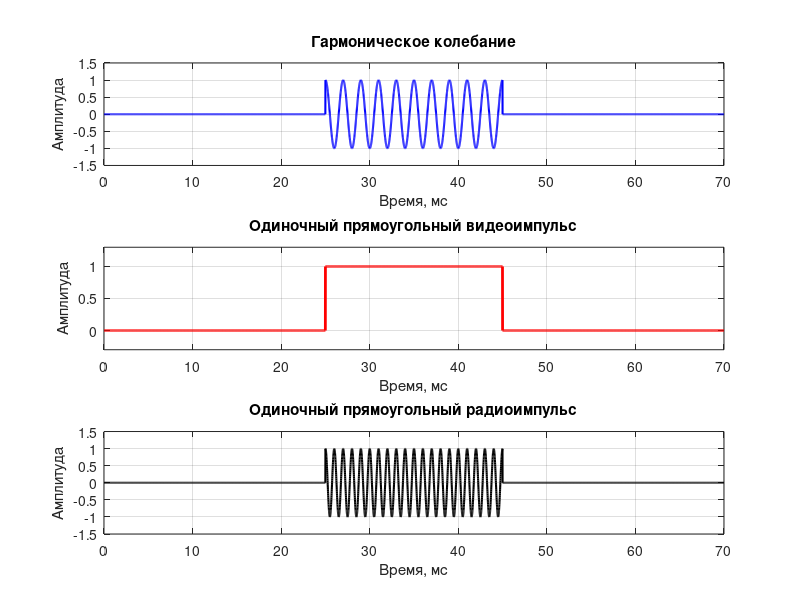

The MATLAB script that drew this image: (Note: this script raises an error after producing the figure.)
clc; clear; close all;

%% 1. Одиночные сигналы (пункт а)

% Параметры
T_total = 70e-3;      % общая длительность сигнала 70 мс
T_pulse = 20e-3;      % длительность импульса 20 мс
fs = 1e5;             % частота дискретизации 1 кГц (достаточно для низкочастотных сигналов)
t = 0:1/fs:T_total-1/fs;   % временная ось

% 1. Гармоническое колебание
f_harm = 500;   % частота гармоники 500 Гц
u_harm = zeros(size(t));
pulse_start_harm = (T_total - T_pulse)/2;  
pulse_end_harm = pulse_start_harm + T_pulse;    
harm_indices = t >= pulse_start_harm & t < pulse_end_harm;
u_harm(harm_indices) = cos(2*pi*f_harm*(t(harm_indices) - pulse_start_harm));

% 2. Одиночный прямоугольный видеоимпульс
u_video = zeros(size(t));
pulse_start = (T_total - T_pulse)/2;  
pulse_end = pulse_start + T_pulse;    
u_video(t >= pulse_start & t < pulse_end) = 1;

% 3. Одиночный прямоугольный радиоимпульс
f_radio = 1e3;     % 1 кГц     % частота радиоимпульса 1 кГц
u_radio = zeros(size(t));
idx = t >= pulse_start & t < pulse_end;
u_radio(idx) = cos(2*pi*f_radio*(t(idx) - pulse_start));

% Построение графиков
figure('Name','Одиночные сигналы');
subplot(3,1,1)
plot(t*1e3, u_harm, 'b','LineWidth',1.5)
title('Гармоническое колебание')
xlabel('Время, мс'); ylabel('Амплитуда'); grid on
xlim([0 T_total*1e3]); ylim([-1.5 1.5])

subplot(3,1,2)
plot(t*1e3, u_video, 'r','LineWidth',2)
title('Одиночный прямоугольный видеоимпульс')
xlabel('Время, мс'); ylabel('Амплитуда'); grid on
xlim([0 T_total*1e3]); ylim([-0.3 1.3])

subplot(3,1,3)
plot(t*1e3, u_radio, 'k','LineWidth',1.5)
title('Одиночный прямоугольный радиоимпульс')
xlabel('Время, мс'); ylabel('Амплитуда'); grid on
xlim([0 T_total*1e3]); ylim([-1.5 1.5])

%% 2. Пачка прямоугольных видео- и радиоимпульсов

T_total = 120e-3;       % общая длительность 120 мс
fs = 1e5;                % частота дискретизации 100 кГц
t = 0:1/fs:T_total;     

% Параметры импульсов
tau = 20e-3;             % длительность одного импульса 20 мс
Ts = 40e-3;              % период следования импульсов 40 мс
n_pulses = floor(T_total/Ts);
t_pulses = (0:n_pulses-1)*Ts;  % моменты появления импульсов

% 1. Несущее колебание
f_carrier = 50;         % частота несущей 50 Гц
u_carrier = cos(2*pi*f_carrier*t);

% 2. Пачка видеоимпульсов с pulstran
video_pulse = @(t) double(abs(t)<tau/2);
u_video = pulstran(t, t_pulses, video_pulse);

% 3. Пачка радиоимпульсов с pulstran
f_radio = 500; 
radio_pulse = @(t) cos(2*pi*f_radio*t) .* (abs(t)<tau/2);
u_radio = pulstran(t, t_pulses, radio_pulse);

% Построение графиков
figure('Name','Пачка видео- и радиоимпульсов');
subplot(3,1,1)
plot(t*1e3, u_carrier, 'b','LineWidth',1.5)
title('Несущее колебание'); xlabel('Время, мс'); ylabel('Амплитуда'); grid on
xlim([0 120]); ylim([-1.2 1.2])

subplot(3,1,2)
plot(t*1e3, u_video, 'r','LineWidth',1.5)
title('Пачка видеоимпульсов'); xlabel('Время, мс'); ylabel('Амплитуда'); grid on
xlim([0 120]); ylim([-0.2 1.2])

subplot(3,1,3)
plot(t*1e3, u_radio, 'g','LineWidth',1.5)
title('Пачка радиоимпульсов'); xlabel('Время, мс'); ylabel('Амплитуда'); grid on
xlim([0 120]); ylim([-1.2 1.2])


%% 3. Одиночный ФКМ импульс (М-последовательность, код Баркера)

% Параметры
tau_imp = 0.002; % Длительность импульса 2 мс
f_car = 500; 
f_diskr = 1e5; % Частота дискретизации 100 кГц
step_d = 1/f_diskr; 
time_of_modeling = 0:step_d:tau_imp;
ampl = 1;

% Несущее колебание
Car_of_imp = ampl * sin(2*pi*f_car.*time_of_modeling);

% Генерация М-последовательности
function PSP = function_test()
    v = [-1 -1 -1 -1 -1 -1 -1 -1 -1];
    for i = 1:511
        PSP(i) = v(7);
        f = v(5) * v(9);
        v(2:9) = v(1:8);
        v(1) = f;
    end
    PSP = -PSP;
end

M_sequence = function_test();
n_Mcode = length(M_sequence);
t_M = tau_imp / n_Mcode;

% Формирование ФКМ сигнала с М-последовательностью
M_code = zeros(1, length(time_of_modeling));
M_model = ones(1, length(time_of_modeling));
counter = 1;
for i = 1:length(time_of_modeling)
    if time_of_modeling(i) <= tau_imp
        if time_of_modeling(i) >= t_M * counter
            if counter < n_Mcode
                counter = counter + 1;
            end
        end
        phase_shift = (1 - M_sequence(counter)) * pi/2; % 0 или π
        M_code(i) = ampl * sin(2*pi*f_car*time_of_modeling(i) + phase_shift);
        M_model(i) = M_sequence(counter);
    else
        M_code(i) = Car_of_imp(i);
        M_model(i) = 1;
    end
end       
% Код Баркера длиной 13
Bbase_code = [1 1 1 1 1 -1 -1 1 1 -1 1 -1 1];
t_bark = tau_imp / length(Bbase_code);
Barker_code = zeros(1, length(time_of_modeling));
Barker_model = ones(1, length(time_of_modeling));
counter = 1;
for i = 1:length(time_of_modeling)
    if time_of_modeling(i) <= tau_imp
        if time_of_modeling(i) >= t_bark * counter
            if counter < length(Bbase_code)
                counter = counter + 1;
            end
        end
        phase_shift = (1 - Bbase_code(counter)) * pi/2; % 0 или π
        Barker_code(i) = ampl * sin(2*pi*f_car*time_of_modeling(i) + phase_shift);
        Barker_model(i) = Bbase_code(counter);
    else
        Barker_code(i) = Car_of_imp(i);
        Barker_model(i) = 1;
    end
end

% Построение графиков ФКМ сигналов
figure('Name','ФКМ сигналы');
subplot(3,2,1); plot(time_of_modeling, Car_of_imp,'LineWidth',1.5); title('Несущее колебание'); grid on;
subplot(3,2,3); plot(time_of_modeling, M_model,'LineWidth',1.5); title('М-последовательность'); grid on;
subplot(3,2,5); plot(time_of_modeling, M_code,'LineWidth',1.5); title('ФКМ с М-последовательностью'); grid on;
subplot(3,2,2); plot(time_of_modeling, Car_of_imp,'LineWidth',1.5); title('Несущее колебание'); grid on;
subplot(3,2,4); plot(time_of_modeling, Barker_model,'LineWidth',2); title('Код Баркера'); grid on;
subplot(3,2,6); plot(time_of_modeling, Barker_code,'LineWidth',1.5); title('ФКМ с кодом Баркера'); grid on;


%% 4. ЛЧМ импульс

% Параметры ЛЧМ сигнала
f0 = 1000;              % Начальная частота, Гц
f1 = 5000;              % Конечная частота, Гц
T = tau_imp;             % Длительность равна длительности ФКМ импульса
k = (f1 - f0)/T;        % Градиент частоты
Lchm_sign = cos(2*pi*(f0*time_of_modeling + 0.5*k*time_of_modeling.^2));

% Построение графиков ЛЧМ сигнала
figure(4); % ЛЧМ сигнал
subplot(2,1,1) 
plot(time_of_modeling, Car_of_imp, 'LineWidth', 1.5); % График несущей
grid on;
xlabel('Время, с'); ylabel('Амплитуда');
title('График несущей сигнала');
axis([0 max(time_of_modeling) -1.2 1.2])

subplot(2,1,2) 
plot(time_of_modeling, Lchm_sign, 'LineWidth', 1.5); % График ЛЧМ
grid on;
xlabel('Время, с'); ylabel('Амплитуда');
title('График одиночного импульса ЛЧМ сигнала');
axis([0 max(time_of_modeling) -1.2 1.2])
% Код Баркера
% Параметры сигнала
tau_imp = 0.02; % Длительность импульса 20 мс
f_car = 500; % Несущая частота 500 Гц
f_diskr = 10e4; % Частота дискретизации 100 кГц
step_d = 1/f_diskr; % Шаг дискретизации
ampl = 1; % Амплитуда

time_of_modeling = 0:step_d:0.12; % 120 мс
t = time_of_modeling;

% Несущее колебание
u_carrier = ampl * sin(2*pi*f_car.*t);

% Код Баркера длиной 13 + нули после окончания
Bbase_code = [1, 1, 1, 1, 1, -1, -1, 1, 1, -1, 1, -1, 1];
% Добавляем нули после кода Баркера
extended_code = [Bbase_code, 0, 0, 0, 0, 0]; % 5 нулей после кода

t_symbol = tau_imp / length(Bbase_code); % Длительность одного символа Баркера
total_symbols = length(extended_code); % Общее количество символов

% Формирование модулирующей функции (с нулями после кода Баркера)
Barker_model = zeros(1, length(t));
for i = 1:length(t)
    symbol_index = min(floor(t(i) / t_symbol) + 1, total_symbols);
    if symbol_index <= total_symbols
        Barker_model(i) = extended_code(symbol_index);
    else
        Barker_model(i) = 0; % После всех символов - ноль
    end
end

% Формирование ФКМ сигнала с возвратом к несущей при нуле
Barker_code = zeros(1, length(t));
for i = 1:length(t)
    if Barker_model(i) == -1
        Barker_code(i) = -u_carrier(i); % Сдвиг фазы на 180°
    elseif Barker_model(i) == 0
        Barker_code(i) = 0; % НУЛЬ после окончания кода Баркера
    else
        Barker_code(i) = u_carrier(i); % Фаза без изменений
    end
end

% Построение графиков
figure('Name','ФКМ сигнал с кодом Баркера (исправленный)');
subplot(3,1,1)
plot(t*1e3, u_carrier, 'b','LineWidth',1.5)
title('Несущее колебание (500 Гц)'); 
xlabel('Время, мс'); ylabel('Амплитуда'); grid on
xlim([0 120]); ylim([-1.2 1.2])

subplot(3,1,2)
stairs(t*1e3, Barker_model, 'r','LineWidth',2)
title('Модулирующая функция (код Баркера N=13 + нули)'); 
xlabel('Время, мс'); ylabel('Амплитуда'); grid on
xlim([0 120]); ylim([-1.5 1.5])
yticks([-1, 0, 1])
yticklabels({'-1', '0', '1'})

subplot(3,1,3)
plot(t*1e3, Barker_code, 'g','LineWidth',1.5)
title('ФКМ сигнал (фазовая манипуляция с возвратом в ноль)'); 
xlabel('Время, мс'); ylabel('Амплитуда'); grid on
xlim([0 120]); ylim([-1.2 1.2])

% Добавляем вертикальные линии для наглядности переключений фаз
hold on
for i = 1:length(extended_code)
    x_line = (i-1) * t_symbol * 1e3;
    if extended_code(i) == -1
        plot([x_line x_line], [-1.2 1.2], 'r:', 'LineWidth', 0.5, 'Color', [1 0 0 0.3])
    elseif extended_code(i) == 0
        plot([x_line x_line], [-1.2 1.2], 'k:', 'LineWidth', 1, 'Color', [0 0 0 0.5])
    else
        plot([x_line x_line], [-1.2 1.2], 'b:', 'LineWidth', 0.5, 'Color', [0 0 1 0.3])
    end
end
hold off

% Вывод информации о сигнале
fprintf('\n=== Параметры исправленного ФКМ сигнала ===\n');
fprintf('Длительность импульса: %.0f мс\n', tau_imp*1000);
fprintf('Несущая частота: %.0f Гц\n', f_car);
fprintf('Длина кода Баркера: %d символов\n', length(Bbase_code));
fprintf('Добавлено нулей после кода: %d\n', length(extended_code) - length(Bbase_code));
fprintf('Длительность символа: %.3f мс\n', t_symbol*1000);
fprintf('Полный код: [');
for i = 1:length(extended_code)
    if extended_code(i) == 1
        fprintf('+1 ');
    elseif extended_code(i) == -1
        fprintf('-1 ');
    else
        fprintf(' 0 ');
    end
end
fprintf(']\n');
% Спектр гармонического сигнала
N_harm = 2^nextpow2(length(u_harm));
spec_harmo = fft(u_harm, N_harm);
amp_harmo = abs(spec_harmo) ./ length(u_harm); % Нормировка на длину сигнала!

% Построение графика спектра гармонического колебания
figure(6);
fs = 1e5;
F_range = (0:N_harm/2-1) * (fs/N_harm);

plot(F_range, amp_harmo(1:N_harm/2), 'LineWidth', 2, 'Color', 'blue');
title('Спектр гармонического сигнала', 'FontSize', 14, 'FontWeight', 'bold');
xlabel('Частота, Гц', 'FontSize', 12);
ylabel('Амплитуда', 'FontSize', 12);
grid on;

% Умное центрирование вокруг частоты сигнала
[peak_amp, peak_idx] = max(amp_harmo(1:N_harm/2));
peak_freq = F_range(peak_idx);

% Центрируем вокруг пика с запасом ±25%
f_span = peak_freq * 0.25;
xlim([peak_freq - f_span, peak_freq + f_span]);
ylim([0, peak_amp * 1.1]);

% Вывод информации в командное окно
fprintf('\n=== СПЕКТРАЛЬНЫЙ АНАЛИЗ ГАРМОНИЧЕСКОГО СИГНАЛА ===\n');
fprintf('Расчетная частота: %.2f МГц\n', f_harm/1e6);
fprintf('Фактическая частота пика: %.2f МГц\n', peak_freq/1e6);
fprintf('Амплитуда пика: %.6f\n', peak_amp);
fprintf('Отклонение: %.4f%%\n', abs(peak_freq - f_harm)/f_harm * 100);
fprintf('Частотное разрешение: %.2f кГц\n', fs/N_harm/1000);

%% Аналогично для других сигналов

%% Спектр прямоугольного видеоимпульса
T_total = 0.07;      % общая длительность сигнала 70 мс
T_pulse = 0.02;      % длительность импульса 20 мс
fs = 1e5;            % частота дискретизации 100 кГц
t = 0:1/fs:T_total-1/fs;   % временная ось

% Формирование видеоимпульса
u_video = zeros(size(t));
pulse_start = (T_total - T_pulse)/2;  
pulse_end = pulse_start + T_pulse;    
u_video(t >= pulse_start & t < pulse_end) = 1;

% Расчет спектра
N_video = 2^nextpow2(length(u_video)); 
spec_video = fft(u_video, N_video);
amp_video = abs(spec_video) ./ length(u_video); % нормировка на длину сигнала
amp_video_shifted = fftshift(amp_video);

% Ось частот
F_range_video = (-N_video/2:N_video/2-1) * (fs/N_video);

% Построение спектра
figure;
plot(F_range_video/1e3, amp_video_shifted, 'b', 'LineWidth', 2);
title('спектр видеоимпульса', 'FontSize', 14, 'FontWeight', 'bold');
xlabel('f, Гц', 'FontSize', 12);
ylabel('A', 'FontSize', 12);
grid on;

% Диапазон, как на изображении
xlim([-5/T_pulse 5/T_pulse]); % ±5 главных лепестков
ylim([0 max(amp_video_shifted)*1.1]);

%% Спектр прямоугольного радиоимпульса (симметрия относительно 500 Гц)
% Параметры
tau_imp = 0.02; % Время одного импульса
n_rep = 3; % Число повторений импульса
q = 2; % Скважность импульса
T_imp = q*tau_imp; % Период импульса
f_diskr = 10e4; % Частота дискретизации
step_d = 1/f_diskr; % Шаг дискретизации
f_car = 500; % Несущая частота
time_of_modeling = 0:step_d:n_rep*T_imp; % Время моделирования
Periods = 0:T_imp:n_rep*T_imp; % Массив начал периодов
ampl = 1; % Амплитуда несущей

% Функции моделируемых сигналов
Car_of_imp = sin(2*pi*f_car.*time_of_modeling); % Функция несущей
Video_imp = ampl*rectpuls(time_of_modeling, q*tau_imp); % Функция видеоимпульса
Radio_imp = Video_imp.*Car_of_imp; % Функция радиоимпульса
n_count_for_fft = 2^nextpow2(length(time_of_modeling));
L = max(time_of_modeling)*f_diskr;
fft_rad_imp = fft(Radio_imp, n_count_for_fft); % БПФ для радиоимпульса
fft_rad_imp = fft_rad_imp(1:n_count_for_fft/2); % Отсечение половины частот
Real_fft_rad_imp = real(fft_rad_imp); % Получение действительная части
Imagine_fft_rad_imp = imag(fft_rad_imp); % Получение мнимой части
Ampl_fft_rad_imp = abs(fft_rad_imp)/L; % Получение модулей комплексных чисел
Frequencies = (0:n_count_for_fft-1)*f_diskr/n_count_for_fft; % Получение частоты
Frequencies = Frequencies(1:n_count_for_fft/2); % Отсечение половины частот
figure(8);
subplot(2, 1, 1);
plot(Frequencies, Ampl_fft_rad_imp);
xlabel('Частота, Гц'); ylabel('Амплитуда');
title('График амплитудного спектра радиоимпульса');
axis([0 2*f_car -0.2*max(Ampl_fft_rad_imp) 1.2*max(Ampl_fft_rad_imp)]);


% Пачка прямоугольных видео и радиоимпульсов
T_total = 120e-3;       % общая длительность 120 мс
fs = 1e5;                % частота дискретизации 100 кГц
t = 0:1/fs:T_total;     

% Параметры импульсов
tau = 20e-3;             % длительность одного импульса 20 мс
Ts = 40e-3;              % период следования импульсов 40 мс
n_pulses = floor(T_total/Ts);
t_pulses = (0:n_pulses-1)*Ts;  % моменты появления импульсов

% 1. Несущее колебание
f_carrier = 500;         % частота несущей 500 Гц
u_carrier = cos(2*pi*f_carrier*t);

% 2. Пачка видеоимпульсов 
video_pulse = @(t) double(abs(t)<tau/2);
u_video = pulstran(t, t_pulses, video_pulse);
N_video_pack = 2^nextpow2(length(u_video));
spec_video_pack = fft(u_video, N_video_pack);
amp_video_pack = abs(spec_video_pack) ./ N_video_pack;
amp_video_pack_shifted = fftshift(amp_video_pack);

F_range_video_pack = (-N_video_pack/2:N_video_pack/2-1) * (fs/N_video_pack);

figure(9);
plot(F_range_video_pack, amp_video_pack_shifted, 'LineWidth', 2, 'Color', 'magenta');
title('Спектр пачки прямоугольных видеоимпульсов', 'FontSize', 14, 'FontWeight', 'bold');
xlabel('Частота, Гц', 'FontSize', 12);
ylabel('Амплитуда', 'FontSize', 12);
grid on;

% Покажем низкие частоты (основной лепесток)
xlim([-500, 500]);
fprintf('\n=== СПЕКТР ПАЧКИ ВИДЕОИМПУЛЬСОВ ===\n');
fprintf('Период следования импульсов: %.1f мс\n', Ts*1e3);
fprintf('Длительность импульса: %.1f мс\n', tau*1e3);
fprintf('Теоретическая частота повторения импульсов: %.1f Гц\n', 1/Ts);
fprintf('Главный лепесток около 0 Гц (видеоимпульсы)\n');


% Пачка прямоугольных радиоимпульсов
f_radio = 500; 
radio_pulse = @(t) cos(2*pi*f_radio*t) .* (abs(t)<tau/2);
u_radio = pulstran(t, t_pulses, radio_pulse);
N_radio_pack = 2^nextpow2(length(u_radio));
spec_radio_pack = fft(u_radio, N_radio_pack);
amp_radio_pack = abs(spec_radio_pack) ./ N_radio_pack;

F_range_radio_pack = (0:N_radio_pack/2-1) * (fs/N_radio_pack);

figure(10);
plot(F_range_radio_pack, amp_radio_pack(1:N_radio_pack/2), 'LineWidth', 2, 'Color', 'green');
title('Спектр пачки прямоугольных радиоимпульсов', 'FontSize', 14, 'FontWeight', 'bold');
xlabel('Частота, Гц', 'FontSize', 12);
ylabel('Амплитуда', 'FontSize', 12);
grid on;

% Поиск пика несущей частоты
[peak_amp_pack, peak_idx_pack] = max(amp_radio_pack(1:N_radio_pack/2));
peak_freq_pack = F_range_radio_pack(peak_idx_pack);

% Окно вокруг несущей
f_span_pack = 200; % +/- 200 Гц достаточно, т.к. несущая = 500 Гц
xlim([f_radio - f_span_pack, f_radio + f_span_pack]);
ylim([0, peak_amp_pack*1.1]);

fprintf('\n=== СПЕКТР ПАЧКИ РАДИОИМПУЛЬСОВ ===\n');
fprintf('Несущая частота: %.1f Гц\n', f_radio);
fprintf('Период повторения импульсов: %.1f мс\n', Ts*1e3);
fprintf('Длительность импульса: %.1f мс\n', tau*1e3);
fprintf('Фактическая несущая в спектре: %.2f Гц\n', peak_freq_pack);
fprintf('Частотное разрешение: %.3f Гц\n', fs/N_radio_pack);




%% Создание сводной таблицы спектральных характеристик
fprintf('\n=== СВОДНАЯ ТАБЛИЦА СПЕКТРАЛЬНЫХ ХАРАКТЕРИСТИК ===\n');
fprintf('%-25s %-12s %-12s %-15s\n', 'Сигнал', 'Частота, МГц', 'Амплитуда', 'Отклонение');
fprintf('%-25s %-12.2f %-12.6f %-15s\n', 'Гармонический', peak_freq/1e6, peak_amp, ...
    sprintf('%.4f%%', abs(peak_freq - f_harm)/f_harm * 100));
fprintf('%-25s %-12s %-12.6f %-15s\n', 'Видеоимпульс', 'DC', max(amp_video), 'N/A');
%% ===========================================================
%% 6. Фазовые спектры всех сигналов
%% ===========================================================

%% Фазовый спектр гармонического сигнала 
fs = 1e5;
N_harm = length(spec_harmo);
F_phase_harmo = (-N_harm/2:N_harm/2-1) * (fs/N_harm);

% Расчет фазы
phase_harmo = angle(spec_harmo);
phase_harmo_shifted = fftshift(phase_harmo);

% Построение графика
figure(11);
plot(F_phase_harmo, phase_harmo_shifted, 'LineWidth', 1.5, 'Color', 'b');
title('Фазовый спектр гармонического сигнала', 'FontSize', 14, 'FontWeight', 'bold');
xlabel('Частота, Гц', 'FontSize', 12);
ylabel('Фаза, рад', 'FontSize', 12);
grid on;

% Умное центрирование вокруг частоты сигнала
[~, peak_idx] = max(abs(spec_harmo));
peak_freq_shifted = F_phase_harmo(peak_idx);
f_span = 2e2; % ±0.2 кГц вокруг пика

xlim([peak_freq_shifted - f_span, peak_freq_shifted + f_span]);
ylim([-pi pi]);


%% Фазовый спектр прямоугольного видеоимпульса 
fs = 1e5;

N_video = length(u_video);
spec_video = fft(u_video);
F_phase_video = (-N_video/2:N_video/2-1) * (fs/N_video);

phase_video = angle(spec_video);
phase_video_shifted = fftshift(phase_video);

figure(12);
plot(F_phase_video/1e3, phase_video_shifted, 'LineWidth', 2, 'Color', 'r');
title('Фазовый спектр прямоугольного видеоимпульса', 'FontSize', 14, 'FontWeight', 'bold');
xlabel('Частота, кГц', 'FontSize', 12);
ylabel('Фаза, рад', 'FontSize', 12);
grid on;

xlim([-2, 2]); 
ylim([-pi, pi]);

Phase_rad_imp = atan2(Imagine_fft_rad_imp, Real_fft_rad_imp);
figure(13);
subplot(2, 1, 2);
plot(Frequencies, Phase_rad_imp);
xlabel('Частота, Гц'); ylabel('Фаза');
title('График фазового спектра радиоимпульса');
axis([0 2*f_car -pi-0.5 pi+0.5]);


% --- Фазовый спектр пачки прямоугольных видеоимпульсов ---
phase_video_pack = angle(spec_video_pack);
phase_video_pack_shifted = fftshift(phase_video_pack);

figure(14);
plot(F_range_video_pack, phase_video_pack_shifted, 'LineWidth', 1.5, 'Color', 'm');
title('Фазовый спектр пачки прямоугольных видеоимпульсов', 'FontSize', 14, 'FontWeight', 'bold');
xlabel('Частота, Гц', 'FontSize', 12);
ylabel('Фаза, рад', 'FontSize', 12);
grid on;
xlim([-500, 500]);
fprintf('\n=== ФАЗОВЫЙ СПЕКТР ПАЧКИ ВИДЕОИМПУЛЬСОВ ===\n');
fprintf('Фаза показывает периодическую структуру, связанную с повторением импульсов.\n');


% --- Фазовый спектр пачки радиоимпульсов ---
f_radio = 500;
phase_radio_pack = angle(spec_radio_pack);
figure(15);
plot(F_range_radio_pack, phase_radio_pack(1:N_radio_pack/2), 'LineWidth', 1.5, 'Color', 'g');
title('Фазовый спектр пачки прямоугольных радиоимпульсов', 'FontSize', 14, 'FontWeight', 'bold');
xlabel('Частота, Гц', 'FontSize', 12);
ylabel('Фаза, рад', 'FontSize', 12);
grid on;
xlim([f_radio - f_span_pack, f_radio + f_span_pack]);
fprintf('\n=== ФАЗОВЫЙ СПЕКТР ПАЧКИ РАДИОИМПУЛЬСОВ ===\n');
fprintf('Фазовый спектр содержит колебания вокруг несущей %.1f Гц.\n', f_radio);

% --- Спектр ЛЧМ сигнала 

% Параметры
f_growth = 2 / (tau_imp * f_diskr);        % Коэффициент роста частоты
N = length(time_of_modeling);              % Кол-во отсчётов
dt = 1 / f_diskr;                          % Период дискретизации
L = N;                                     % Нормировка спектра

% Формирование мгновенной частоты
freq = zeros(1, N);
for i = 1:N
    if i <= tau_imp * f_diskr
        freq(i) = i * f_growth;
    else
        freq(i) = tau_imp * f_diskr * f_growth;  % Постоянная после импульса
    end
end

% Интеграл частоты -> фаза
phase = 2*pi * cumsum(freq) * dt;

% ЛЧМ сигнал
Lchm_sign = sin(phase);

% FFT
fft_LCHM = fft(Lchm_sign, n_count_for_fft);
fft_LCHM = fft_LCHM(1:n_count_for_fft/2);

% Амплитуда и фаза спектра
Real_fft_LCHM = real(fft_LCHM);
Imagine_fft_LCHM = imag(fft_LCHM);
Ampl_fft_LCHM = abs(fft_LCHM) / L;  
Phase_LCHM = atan2(Imagine_fft_LCHM, Real_fft_LCHM);

% Частотная шкала
Frequencies = (0:(n_count_for_fft/2 - 1)) * (f_diskr / n_count_for_fft);

% --- Построение графиков
figure(16);

subplot(2, 1, 1);
plot(Frequencies, Ampl_fft_LCHM);
xlabel('Частота, Гц'); ylabel('Амплитуда');
title('Амплитудный спектр ЛЧМ сигнала');
axis tight;

subplot(2, 1, 2);
plot(Frequencies, Phase_LCHM);
xlabel('Частота, Гц'); ylabel('Фаза');
title('Фазовый спектр ЛЧМ сигнала');
axis([0 max(Frequencies) -pi pi]);


% -- Вычисление спектра сигнала М-последовательности
n_Mcode = 511; % Число символов в М-последовательности
t_M = tau_imp/n_Mcode; % Длительность одного символа в коде баркера

result = function_test();
counter = 1;
M_code=ones(1, length(time_of_modeling));
M_model=ones(1, length(time_of_modeling));
for i=1:length(time_of_modeling) % Формирование модулированного в соответствии с
    if time_of_modeling(1, i) <= tau_imp
        if time_of_modeling(1, i) >= t_M*counter 
            if counter < 511
                counter = counter+1;
            end
        end
        M_code(1, i) = Car_of_imp(1, i)*result(1, counter); % кодом М-последовательности
        M_model(1, i) = result(1, counter);
    else
        M_code(1, i) = Car_of_imp(1, i); % несущей (после оконачания модуляции М-последовательностью)
    end
end

fft_m_posl = fft(M_code, n_count_for_fft); % БПФ для М-последовательности
fft_m_posl = fft_m_posl(1:n_count_for_fft/2); % Отсечение половины частот
Real_fft_m_posl = real(fft_m_posl); % Получение действительная части
Imagine_fft_m_posl = imag(fft_m_posl); % Получение мнимой части
Ampl_fft_m_posl = abs(fft_m_posl)/L; % Получение модулей комплексных чисел
Phase_m_posl = atan2(Imagine_fft_m_posl, Real_fft_m_posl); % Получение фаз
figure(17);
subplot(2, 1, 1);
plot(Frequencies, Ampl_fft_m_posl);
xlabel('Частота, Гц'); ylabel('Амплитуда');
title('График амплитудного спектра сигнала М-последовательности');
axis([0 2*f_car -0.2*max(Ampl_fft_m_posl) 1.2*max(Ampl_fft_m_posl)]);

subplot(2, 1, 2);
plot(Frequencies, Phase_m_posl);
xlabel('Частота, Гц'); ylabel('Фаза');
title('График фазового спектра сигнала М-последовательности');
axis([0 2*f_car -pi-0.5 pi+0.5]);


% Вычисление спектра сигнала кода Баркера 13
Bbase_code = [1 1 1 1 1 -1 -1 1 1 -1 1 -1 1]; % Код Баркера 13
t_bark = tau_imp/13; % Длительность одного символа в коде баркера

counter = 1;
Barker_code=ones(1, length(time_of_modeling));
Barker_model=ones(1, length(time_of_modeling));
for i=1:length(time_of_modeling) % Формирование модулированного в соответствии с
    if time_of_modeling(1, i) <= tau_imp
        if time_of_modeling(1, i) >= t_bark*counter % Условие перехода к следующему значению кода Баркера
            if counter < 13
                counter = counter+1;
            end
        
        end
        Barker_code(1, i) = Bbase_code(1, counter)*Car_of_imp(1, i); % кодом Баркера 13 сигнала
        Barker_model(1, i) = Bbase_code(1, counter);
    else
        Barker_code(1, i) = Car_of_imp(1, i); % кодом Баркера 13 сигнала
        Barker_model(1, i) = 1;
    end
end

fft_bark_code = fft(Barker_code, n_count_for_fft); % БПФ для сигнала, модулированного кодом Баркера 13
fft_bark_code = fft_bark_code(1:n_count_for_fft/2); % Отсечение половины частот
Real_fft_barker_code = real(fft_bark_code); % Получение действительная части
Imagine_fft_barker_code = imag(fft_bark_code); % Получение мнимой части
Ampl_fft_barker_code = abs(fft_bark_code)/L; % Получение модулей комплексных чисел
Phase_barker_code = atan2(Imagine_fft_barker_code, Real_fft_barker_code); % Получение фаз
figure(18);
subplot(2, 1, 1);
plot(Frequencies, Ampl_fft_barker_code);
xlabel('Частота, Гц'); ylabel('Амплитуда');
title('График амплитудного спектра сигнала кода Баркера 13');
axis([0 2*f_car -0.2*max(Ampl_fft_barker_code) 1.2*max(Ampl_fft_barker_code)]);

subplot(2, 1, 2);
plot(Frequencies, Phase_barker_code);
xlabel('Частота, Гц'); ylabel('Фаза');
title('График фазового спектра кода сигнала кода Баркера 13');
axis([0 2*f_car -pi-0.5 pi+0.5]);
%% ====== Фазовый спектр М-последовательности (исправленный) ======

% FFT
Nfft = 2^nextpow2(length(M_code));
SpecM = fft(M_code, Nfft);

% Центрирование спектра
SpecM_shift = fftshift(SpecM);

% Амплитуда и фаза
AmpM = abs(SpecM_shift);
PhaseM = angle(SpecM_shift);

% Развёртка фазы (устранение скачков ±π)
PhaseM_unwrap = unwrap(PhaseM);

% Частоты
F = (-Nfft/2:Nfft/2-1) * (f_diskr / Nfft);

figure;
subplot(2,1,1);
plot(F, AmpM, 'LineWidth', 1.5);
title('Амплитудный спектр М-последовательности');
xlabel('Частота, Гц'); ylabel('|S(f)|'); grid on;
xlim([f_car-800 f_car+800]);

subplot(2,1,2);
plot(F, PhaseM_unwrap, 'LineWidth', 1.5);
title('Фазовый спектр М-последовательности (развёрнутый)');
xlabel('Частота, Гц'); ylabel('Фаза, рад'); grid on;
xlim([f_car-800 f_car+800]);
